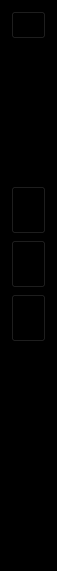
     <widget class="QWidget" name="icon_Widget" native="true">
      <property name="minimumSize">
       <size>
        <width>57</width>
        <height>0</height>
       </size>
      </property>
      <property name="maximumSize">
       <size>
        <width>57</width>
        <height>16777215</height>
       </size>
      </property>
      <property name="styleSheet">
       <string notr="true">QWidget {
	background-color: #000000;
}

QPushButton {
	color: #E6E6E6;
	height: 40px
}</string>
      </property>
      <layout class="QVBoxLayout" name="verticalLayout_4">
       <item>
        <layout class="QHBoxLayout" name="horizontalLayout_6">
         <item>
          <widget class="QPushButton" name="icon_widget_switch_Button">
           <property name="font">
            <font>
             <family>Syne</family>
            </font>
           </property>
           <property name="toolTip">
            <string>Double click to close manu</string>
           </property>
           <property name="styleSheet">
            <string notr="true">QPushButton {
	height: 20px
}</string>
           </property>
           <property name="text">
            <string/>
           </property>
           <property name="icon">
            <iconset resource="resource.qrc">
             <normaloff>:/ICON/MENU CLOSE 2.png</normaloff>:/ICON/MENU CLOSE 2.png</iconset>
           </property>
           <property name="iconSize">
            <size>
             <width>20</width>
             <height>20</height>
            </size>
           </property>
           <property name="checkable">
            <bool>true</bool>
           </property>
           <property name="autoExclusive">
            <bool>false</bool>
           </property>
          </widget>
         </item>
        </layout>
       </item>
       <item>
        <spacer name="verticalSpacer_5">
         <property name="orientation">
          <enum>Qt::Vertical</enum>
         </property>
         <property name="sizeHint" stdset="0">
          <size>
           <width>20</width>
           <height>141</height>
          </size>
         </property>
        </spacer>
       </item>
       <item>
        <layout class="QVBoxLayout" name="verticalLayout_3">
         <item>
          <widget class="QPushButton" name="home_Button">
           <property name="font">
            <font>
             <family>Syne</family>
            </font>
           </property>
           <property name="cursor">
            <cursorShape>PointingHandCursor</cursorShape>
           </property>
           <property name="focusPolicy">
            <enum>Qt::NoFocus</enum>
           </property>
           <property name="text">
            <string/>
           </property>
           <property name="icon">
            <iconset resource="resource.qrc">
             <normaloff>:/ICON/HOME (2).png</normaloff>
             <normalon>:/ICON/HOME.png</normalon>:/ICON/HOME (2).png</iconset>
           </property>
           <property name="iconSize">
            <size>
             <width>30</width>
             <height>20</height>
            </size>
           </property>
           <property name="checkable">
            <bool>true</bool>
           </property>
           <property name="autoExclusive">
            <bool>true</bool>
           </property>
          </widget>
         </item>
         <item>
          <widget class="QPushButton" name="my_file_Button">
           <property name="font">
            <font>
             <family>Syne</family>
            </font>
           </property>
           <property name="cursor">
            <cursorShape>PointingHandCursor</cursorShape>
           </property>
           <property name="text">
            <string/>
           </property>
           <property name="icon">
            <iconset resource="resource.qrc">
             <normaloff>:/ICON/FILE.png</normaloff>
             <normalon>:/ICON/FILE 2.png</normalon>:/ICON/FILE.png</iconset>
           </property>
           <property name="iconSize">
            <size>
             <width>20</width>
             <height>20</height>
            </size>
           </property>
           <property name="checkable">
            <bool>true</bool>
           </property>
           <property name="autoExclusive">
            <bool>true</bool>
           </property>
          </widget>
         </item>
         <item>
          <widget class="QPushButton" name="tolls_Button">
           <property name="font">
            <font>
             <family>Syne</family>
            </font>
           </property>
           <property name="cursor">
            <cursorShape>PointingHandCursor</cursorShape>
           </property>
           <property name="text">
            <string/>
           </property>
           <property name="icon">
            <iconset resource="resource.qrc">
             <normaloff>:/ICON/TOOLS 2.png</normaloff>
             <normalon>:/ICON/TOOLS.png</normalon>:/ICON/TOOLS 2.png</iconset>
           </property>
           <property name="iconSize">
            <size>
             <width>20</width>
             <height>20</height>
            </size>
           </property>
           <property name="checkable">
            <bool>true</bool>
           </property>
           <property name="autoExclusive">
            <bool>true</bool>
           </property>
          </widget>
         </item>
        </layout>
       </item>
       <item>
        <spacer name="verticalSpacer_4">
         <property name="orientation">
          <enum>Qt::Vertical</enum>
         </property>
         <property name="sizeHint" stdset="0">
          <size>
           <width>20</width>
           <height>218</height>
          </size>
         </property>
        </spacer>
       </item>
      </layout>
     </widget>
